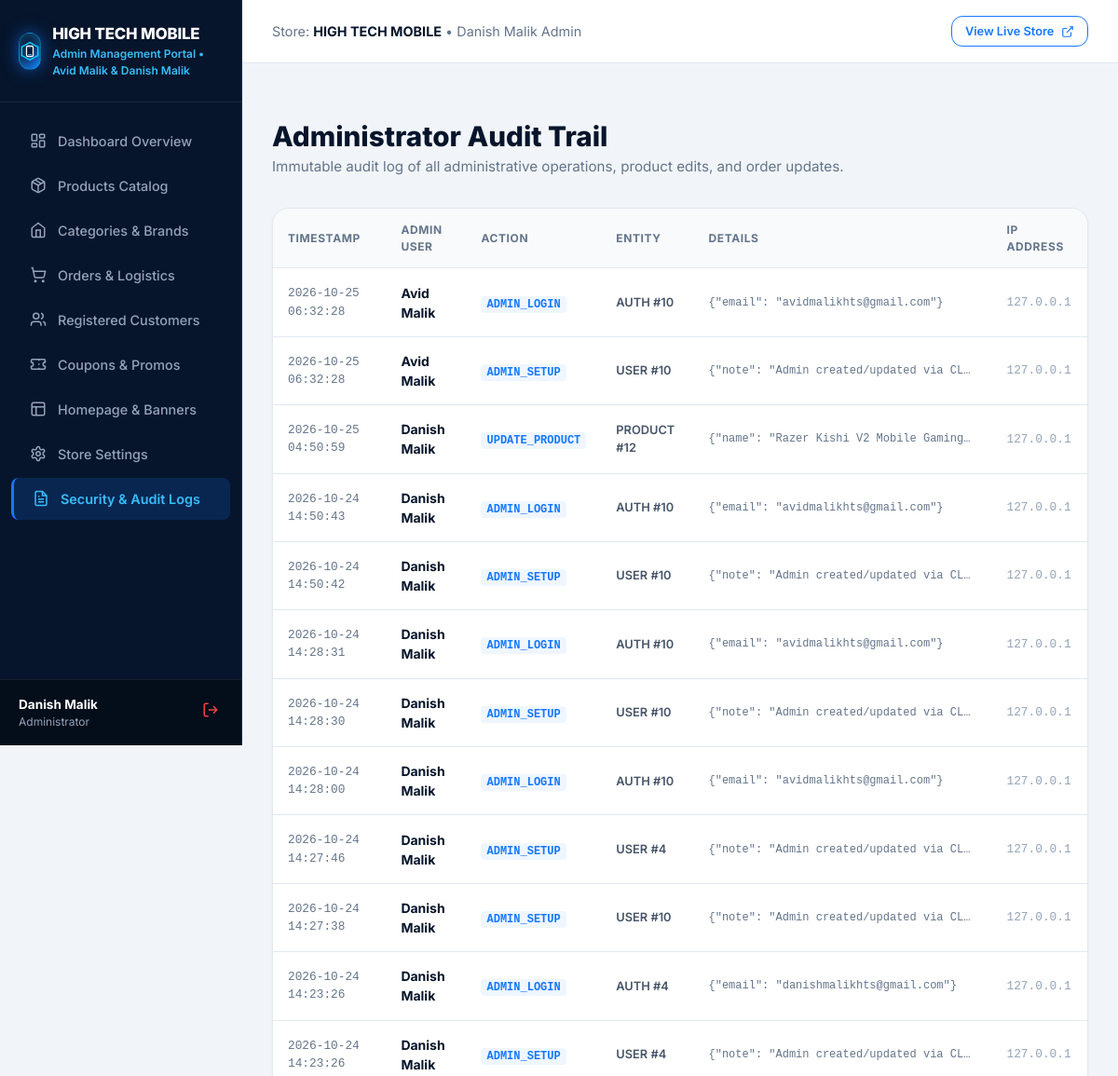
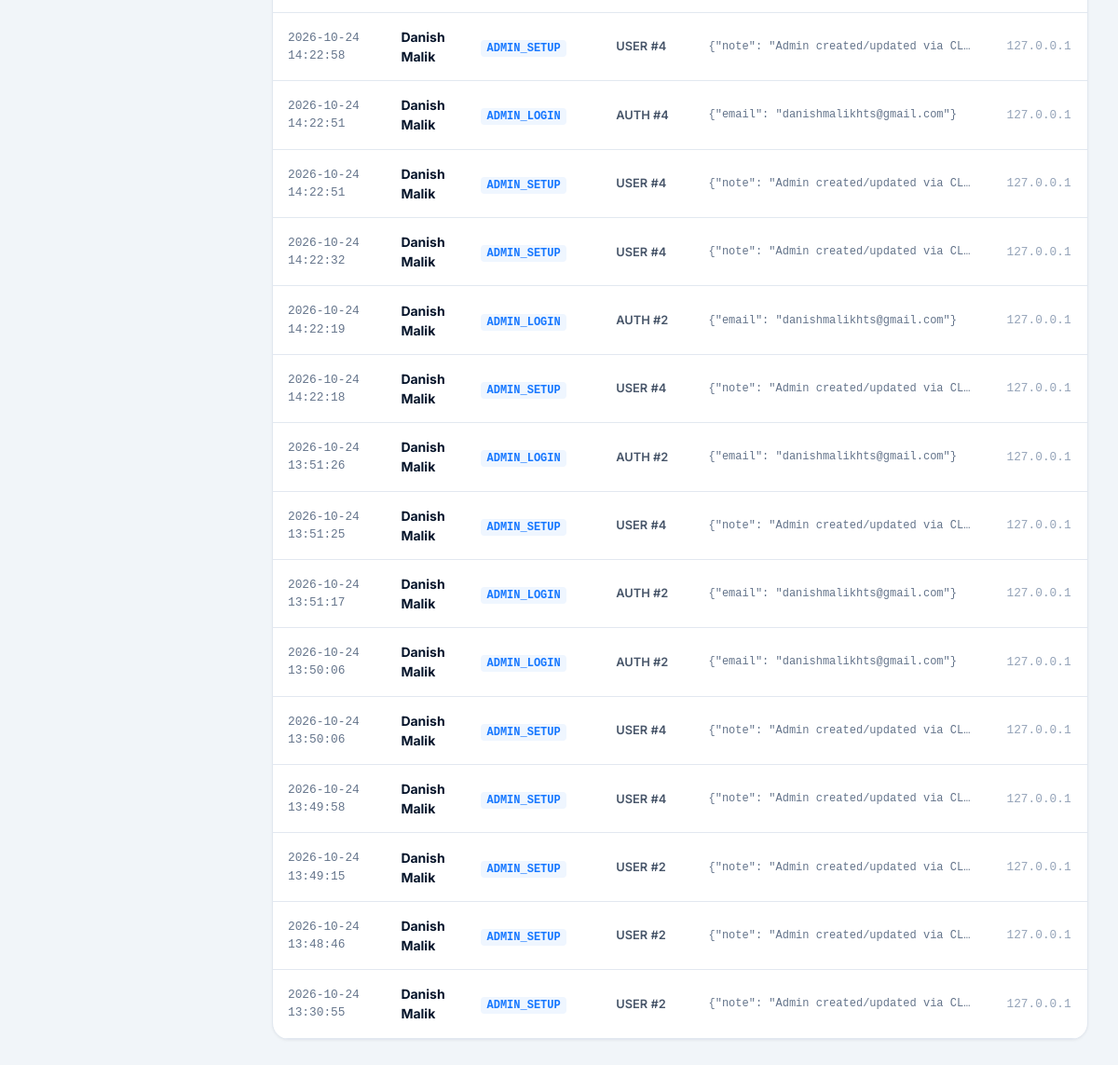
The app's page /admin/audit-logs (signed in) with its own data (2 pictures, top to bottom).
### tables this page shows
CREATE TABLE audit_logs (
    id INTEGER PRIMARY KEY AUTOINCREMENT,
    admin_user_id INTEGER,
    admin_name TEXT NOT NULL,
    action TEXT NOT NULL,
    entity_type TEXT NOT NULL,
    entity_id TEXT,
    details_json TEXT,
    ip_address TEXT,
    created_at DATETIME DEFAULT CURRENT_TIMESTAMP
);

### routes/admin.py (the view)
@admin_bp.route('/audit-logs')
def audit_logs():
    logs = query_db("SELECT * FROM audit_logs ORDER BY id DESC LIMIT 100")
    return render_template('admin/audit_logs.html', logs=logs)

### database.py (called while the page is built)
def get_db():
    if 'db' not in g:
        db_path = current_app.config.get('DATABASE_PATH', Config.DATABASE_PATH)
        g.db = sqlite3.connect(db_path, detect_types=sqlite3.PARSE_DECLTYPES)
        g.db.row_factory = sqlite3.Row
        g.db.execute("PRAGMA foreign_keys = ON;")
    return g.db

def query_db(query, args=(), one=False):
    cur = get_db().execute(query, args)
    rv = cur.fetchall()
    cur.close()
    if rv:
        if one:
            return dict(rv[0])
        return [dict(r) for r in rv]
    return None if one else []

def get_setting(key, default=None):
    try:
        row = query_db("SELECT setting_value FROM store_settings WHERE setting_key = ?", (key,), one=True)
        if row and row['setting_value'] is not None:
            return row['setting_value']
    except Exception:
        pass
    return default

### routes/admin.py (called while the page is built)
@admin_bp.before_request
def check_admin_auth():
    if request.endpoint == 'auth.admin_login':
        return
    if 'user_id' not in session or session.get('user_role') != 'admin':
        flash('Administrator authentication required to access this portal.', 'warning')
        return redirect(url_for('auth.admin_login', next=request.url))

### templates/admin/audit_logs.html (shortened to what this page needs)
{% extends 'admin/base.html' %}
{% block content %}
<div>
  <div style="margin-bottom: 2rem;">
    <h1 style="font-size: 1.85rem; font-weight: 800; color: var(--navy-dark);">Administrator Audit Trail</h1>
    <p style="color: #64748B; font-size: 0.95rem;">Immutable audit log of all administrative operations, product edits, and order updates.</p>
  </div>
  <div style="background: #FFFFFF; border: 1px solid #E2E8F0; border-radius: var(--radius-lg); overflow: hidden; box-shadow: 0 1px 3px rgba(0,0,0,0.05);">
    {% if logs %}
    <table class="admin-table">
      <thead>
        <tr>
          <th>Timestamp</th>
          <th>Admin User</th>
          <th>Action</th>
          <th>Entity</th>
          <th>Details</th>
          <th>IP Address</th>
        </tr>
      </thead>
      <tbody>
        {% for l in logs %}
        <tr>
          <td style="font-size: 0.8rem; color: #64748B; font-family: monospace;">{{ l.created_at }}</td>
          <td style="font-weight: 700; color: var(--navy-dark);">{{ l.admin_name }}</td>
          <td>
            <span style="font-family: monospace; font-size: 0.75rem; background: #EFF6FF; color: var(--electric-blue); font-weight: 700; padding: 2px 6px; border-radius: 4px;">
              {{ l.action }}
            </span>
          </td>
          <td style="font-size: 0.8rem; font-weight: 600; color: #475569;">
            {{ l.entity_type }} {% if l.entity_id %}#{{ l.entity_id }}{% endif %}
          </td>
          <td style="font-size: 0.75rem; color: #64748B; font-family: monospace; max-width: 320px; overflow: hidden; text-overflow: ellipsis; white-space: nowrap;">
            {{ l.details_json or '-' }}
          </td>
          <td style="font-size: 0.8rem; color: #94A3B8; font-family: monospace;">{{ l.ip_address or '127.0.0.1' }}</td>
        </tr>
        {% endfor %}
      </tbody>
    </table>
    {% else %}
    <div style="text-align: center; padding: 4rem; color: #64748B;">
      No audit log records recorded yet.
    </div>
    {% endif %}
  </div>
</div>
{% endblock %}

### static/css/style.css (style rules this page uses)
:root { --navy-darkest: #040D1A; --navy-dark: #06152B; --navy-surface: #0A1C36; --navy-card: #0E2548; --navy-border: rgba(22, 119, 255, 0.18); --electric-blue: #1677FF; --electric-blue-hover: #0958D9; --electric-glow: rgba(22, 119, 255, 0.35); --cyan-accent: #00D2FF; --accent-green: #10B981; --accent-amber: #F59E0B; --accent-red: #EF4444; --text-main: #0F172A; --text-muted: #64748B; --text-light: #F8FAFC; --text-dim: #94A3B8; --bg-body: #F8FAFC; --bg-card: #FFFFFF; --border-light: #E2E8F0; --radius-sm: 8px; --radius-md: 12px; --radius-lg: 18px; --radius-xl: 24px; --radius-full: 9999px; --shadow-sm: 0 1px 3px rgba(0,0,0,0.06); --shadow-md: 0 4px 12px rgba(6, 21, 43, 0.08); --shadow-lg: 0 10px 25px rgba(6, 21, 43, 0.12); --shadow-glow: 0 0 25px rgba(22, 119, 255, 0.4); --font-family: 'Inter', -apple-system, BlinkMacSystemFont, 'Segoe UI', Roboto, Helvetica, Arial, sans-serif; --header-height: 76px; --announcement-height: 38px; }
*, *::before, *::after { box-sizing: border-box; margin: 0; padding: 0; }
body { font-family: var(--font-family); background-color: var(--bg-body); color: var(--text-main); line-height: 1.5; -webkit-font-smoothing: antialiased; min-height: 100vh; display: flex; flex-direction: column; }

### templates/admin/base.html (style rules this page uses)
body { background-color: #F1F5F9; }
.admin-table { width: 100%; border-collapse: collapse; font-size: 0.875rem; text-align: left; }
.admin-table th { background: #F8FAFC; color: #64748B; font-weight: 700; text-transform: uppercase; font-size: 0.75rem; letter-spacing: 0.05em; padding: 0.85rem 1rem; border-bottom: 1px solid #E2E8F0; }
.admin-table td { padding: 0.95rem 1rem; border-bottom: 1px solid #E2E8F0; color: #334155; vertical-align: middle; }

### records on screen
audit_logs: created_at "2026-10-25 06:32:28", admin_name "Avid Malik", action "ADMIN_LOGIN", entity_type "AUTH", entity_id "10", details_json "{\"email\": \"avidmalikhts@gmail.com\"}", ip_address "127.0.0.1"
audit_logs: created_at "2026-10-25 06:32:28", admin_name "Avid Malik", action "ADMIN_SETUP", entity_type "USER", entity_id "10", details_json "{\"note\": \"Admin created/updated via CL…", ip_address "127.0.0.1"
audit_logs: created_at "2026-10-25 04:50:59", admin_name "Danish Malik", action "UPDATE_PRODUCT", entity_type "PRODUCT", entity_id "12", details_json "{\"name\": \"Razer Kishi V2 Mobile Gaming…", ip_address "127.0.0.1"
audit_logs: created_at "2026-10-24 14:50:43", admin_name "Danish Malik", action "ADMIN_LOGIN", entity_type "AUTH", entity_id "10", details_json "{\"email\": \"avidmalikhts@gmail.com\"}", ip_address "127.0.0.1"
audit_logs: created_at "2026-10-24 14:50:42", admin_name "Danish Malik", action "ADMIN_SETUP", entity_type "USER", entity_id "10", details_json "{\"note\": \"Admin created/updated via CL…", ip_address "127.0.0.1"
audit_logs: created_at "2026-10-24 14:28:31", admin_name "Danish Malik", action "ADMIN_LOGIN", entity_type "AUTH", entity_id "10", details_json "{\"email\": \"avidmalikhts@gmail.com\"}", ip_address "127.0.0.1"
audit_logs: created_at "2026-10-24 14:28:30", admin_name "Danish Malik", action "ADMIN_SETUP", entity_type "USER", entity_id "10", details_json "{\"note\": \"Admin created/updated via CL…", ip_address "127.0.0.1"
audit_logs: created_at "2026-10-24 14:28:00", admin_name "Danish Malik", action "ADMIN_LOGIN", entity_type "AUTH", entity_id "10", details_json "{\"email\": \"avidmalikhts@gmail.com\"}", ip_address "127.0.0.1"
audit_logs: created_at "2026-10-24 14:27:46", admin_name "Danish Malik", action "ADMIN_SETUP", entity_type "USER", entity_id "4", details_json "{\"note\": \"Admin created/updated via CL…", ip_address "127.0.0.1"
audit_logs: created_at "2026-10-24 14:27:38", admin_name "Danish Malik", action "ADMIN_SETUP", entity_type "USER", entity_id "10", details_json "{\"note\": \"Admin created/updated via CL…", ip_address "127.0.0.1"
audit_logs: created_at "2026-10-24 14:23:26", admin_name "Danish Malik", action "ADMIN_LOGIN", entity_type "AUTH", entity_id "4", details_json "{\"email\": \"danishmalikhts@gmail.com\"}", ip_address "127.0.0.1"
audit_logs: created_at "2026-10-24 14:23:26", admin_name "Danish Malik", action "ADMIN_SETUP", entity_type "USER", entity_id "4", details_json "{\"note\": \"Admin created/updated via CL…", ip_address "127.0.0.1"
audit_logs: created_at "2026-10-24 14:22:58", admin_name "Danish Malik", action "ADMIN_SETUP", entity_type "USER", entity_id "4", details_json "{\"note\": \"Admin created/updated via CL…", ip_address "127.0.0.1"
audit_logs: created_at "2026-10-24 14:22:51", admin_name "Danish Malik", action "ADMIN_LOGIN", entity_type "AUTH", entity_id "4", details_json "{\"email\": \"danishmalikhts@gmail.com\"}", ip_address "127.0.0.1"
audit_logs: created_at "2026-10-24 14:22:51", admin_name "Danish Malik", action "ADMIN_SETUP", entity_type "USER", entity_id "4", details_json "{\"note\": \"Admin created/updated via CL…", ip_address "127.0.0.1"
audit_logs: created_at "2026-10-24 14:22:32", admin_name "Danish Malik", action "ADMIN_SETUP", entity_type "USER", entity_id "4", details_json "{\"note\": \"Admin created/updated via CL…", ip_address "127.0.0.1"
audit_logs: created_at "2026-10-24 14:22:19", admin_name "Danish Malik", action "ADMIN_LOGIN", entity_type "AUTH", entity_id "2", details_json "{\"email\": \"danishmalikhts@gmail.com\"}", ip_address "127.0.0.1"
audit_logs: created_at "2026-10-24 14:22:18", admin_name "Danish Malik", action "ADMIN_SETUP", entity_type "USER", entity_id "4", details_json "{\"note\": \"Admin created/updated via CL…", ip_address "127.0.0.1"
audit_logs: created_at "2026-10-24 13:51:26", admin_name "Danish Malik", action "ADMIN_LOGIN", entity_type "AUTH", entity_id "2", details_json "{\"email\": \"danishmalikhts@gmail.com\"}", ip_address "127.0.0.1"
audit_logs: created_at "2026-10-24 13:51:25", admin_name "Danish Malik", action "ADMIN_SETUP", entity_type "USER", entity_id "4", details_json "{\"note\": \"Admin created/updated via CL…", ip_address "127.0.0.1"
audit_logs: created_at "2026-10-24 13:51:17", admin_name "Danish Malik", action "ADMIN_LOGIN", entity_type "AUTH", entity_id "2", details_json "{\"email\": \"danishmalikhts@gmail.com\"}", ip_address "127.0.0.1"
audit_logs: created_at "2026-10-24 13:50:06", admin_name "Danish Malik", action "ADMIN_LOGIN", entity_type "AUTH", entity_id "2", details_json "{\"email\": \"danishmalikhts@gmail.com\"}", ip_address "127.0.0.1"
audit_logs: created_at "2026-10-24 13:50:06", admin_name "Danish Malik", action "ADMIN_SETUP", entity_type "USER", entity_id "4", details_json "{\"note\": \"Admin created/updated via CL…", ip_address "127.0.0.1"
audit_logs: created_at "2026-10-24 13:49:58", admin_name "Danish Malik", action "ADMIN_SETUP", entity_type "USER", entity_id "4", details_json "{\"note\": \"Admin created/updated via CL…", ip_address "127.0.0.1"
audit_logs: created_at "2026-10-24 13:49:15", admin_name "Danish Malik", action "ADMIN_SETUP", entity_type "USER", entity_id "2", details_json "{\"note\": \"Admin created/updated via CL…", ip_address "127.0.0.1"
audit_logs: created_at "2026-10-24 13:48:46", admin_name "Danish Malik", action "ADMIN_SETUP", entity_type "USER", entity_id "2", details_json "{\"note\": \"Admin created/updated via CL…", ip_address "127.0.0.1"
audit_logs: created_at "2026-10-24 13:30:55", admin_name "Danish Malik", action "ADMIN_SETUP", entity_type "USER", entity_id "2", details_json "{\"note\": \"Admin created/updated via CL…", ip_address "127.0.0.1"

### other values on screen
{{ session.get('user_name', 'Danish Malik') }} "Danish Malik"
